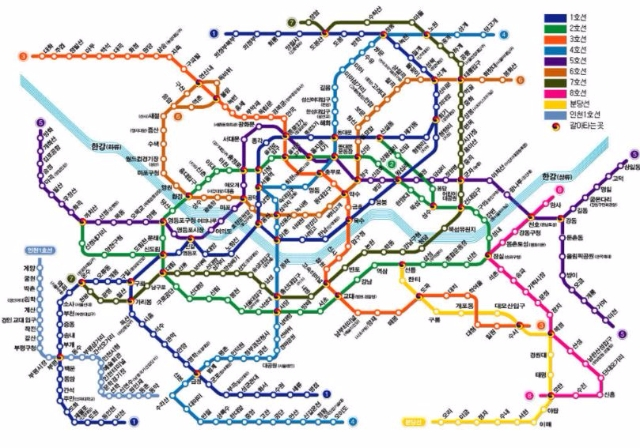
#> input picture engine/test/restmb_allidxmake.jpg, 640 x 448 px; its folder holds only this picture in this run
$ python -i server.py   (imports and definitions only)
#> lines starting #> are read from the running program, lines starting #| are printed output that depends on the picture; after the words box and inside, x2 and y2 are one past the last pixel; in counts of white or black regions, pixels touching at a corner belong together
#> further down, picture is the input picture: shape (448, 640, 3); mean B, G, R 221.9, 221.2, 222.3

from flask import Flask, request, render_template, redirect, session
import cv2
import numpy as np
import datetime

image = None

# [1 line not run here, left out]
# [1 line that did not run here, left out]

###################################################modules


def yellow(image):
    gray = cv2.cvtColor(image, cv2.COLOR_BGR2GRAY)
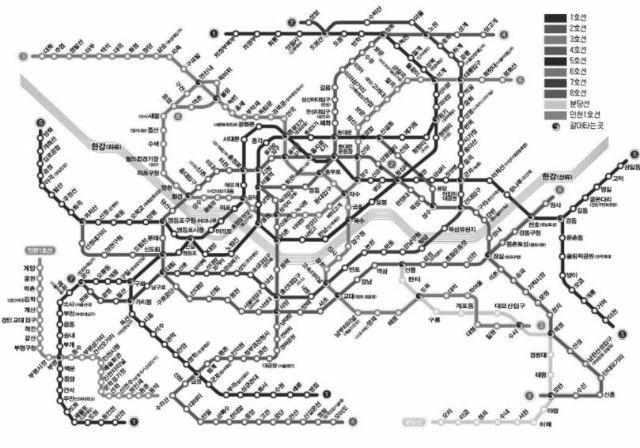
#> gray: shape (448, 640); min 17, max 255, mean 221.6
    gray = cv2.cvtColor(gray, cv2.COLOR_GRAY2BGR)
#> gray: shape (448, 640, 3)

    hsv = cv2.cvtColor(image, cv2.COLOR_BGR2HSV)
#> hsv: shape (448, 640, 3); mean H, S, V 57.6, 22.7, 229.7
    lower = (20,190, 50)
    upper = (30, 255, 255)

    mask = cv2.inRange(hsv, lower, upper)
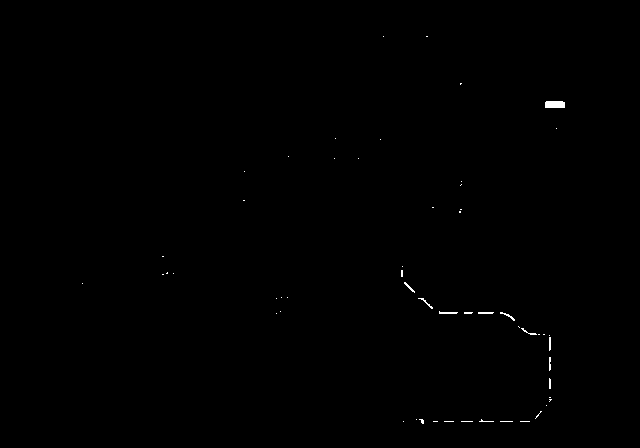
#> mask: shape (448, 640); 0.2% white; 56 white regions (46 under 20 px), largest, box (x1, y1, x2, y2) and area: (545, 101, 565, 108) 137, (439, 311, 458, 314) 38, (500, 312, 515, 321) 33

    mask = cv2.medianBlur(mask, 9)
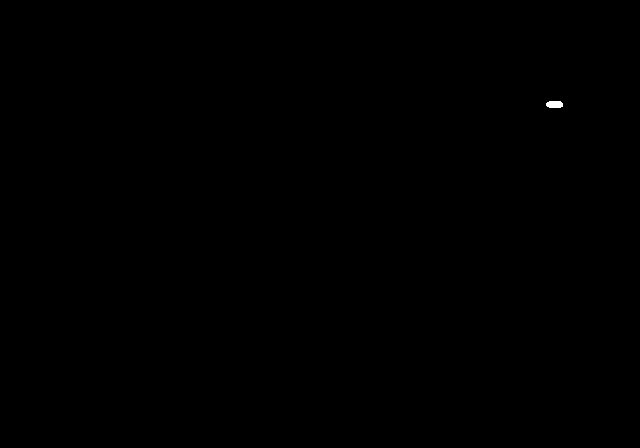
#> mask: shape (448, 640); 0.04% white; 1 white region, box (x1, y1, x2, y2) and area: (546, 101, 563, 108) 106
    kernel = cv2.getStructuringElement(cv2.MORPH_CROSS, (3,3))
    mask = cv2.dilate(mask, kernel, iterations=1)
#> mask: shape (448, 640); 0.05% white; 1 white region, box (x1, y1, x2, y2) and area: (545, 100, 564, 109) 147

    obj = cv2.bitwise_and(image, image, mask=mask)
    dst = cv2.addWeighted(gray, 0.5, obj, 1.0, 0.0)
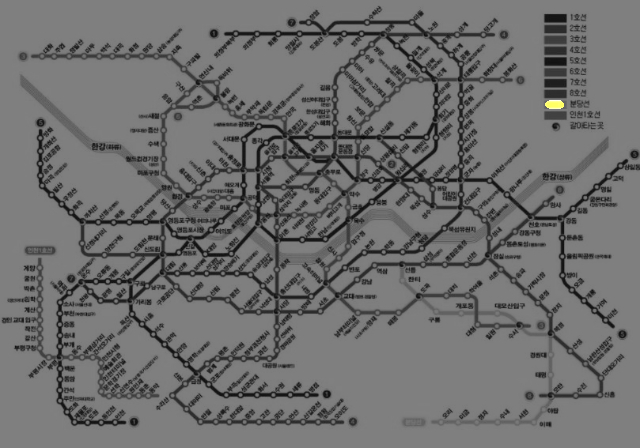
#> dst: shape (448, 640, 3); mean B, G, R 110.8, 110.9, 110.9

    return dst


# [278 lines left out: functions darkyellow, red, orange, green, darkgreen, blue and 7 more, not called in this run]

# [3 lines that did not run here, left out]


# [2 lines not run here, left out]

>>> import cv2
>>> picture = cv2.imread('../engine/test/restmb_allidxmake.jpg')
>>> result = yellow(picture)

$ run again, on engine/test/detectcirclesexample.png
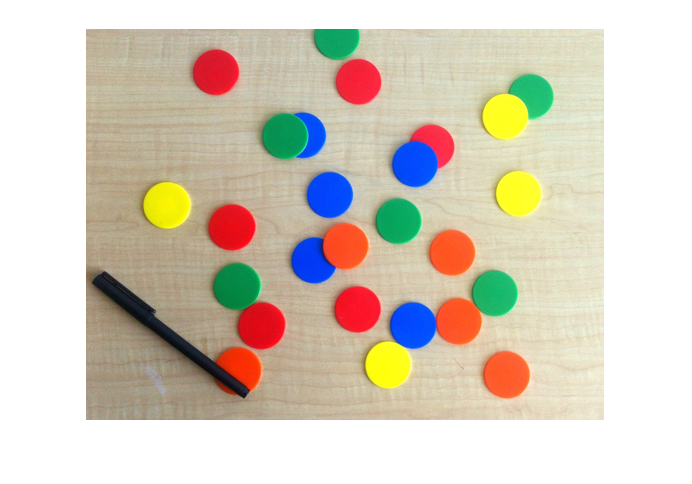
#> input picture engine/test/detectcirclesexample.png, 692 x 484 px
#> picture is the input picture: shape (484, 692, 3); mean B, G, R 190.4, 205.6, 214.7
#> hsv: shape (484, 692, 3); mean H, S, V 21.8, 50.4, 224.1
#> in yellow, `mask = cv2.inRange(hsv, lower, upper)`:
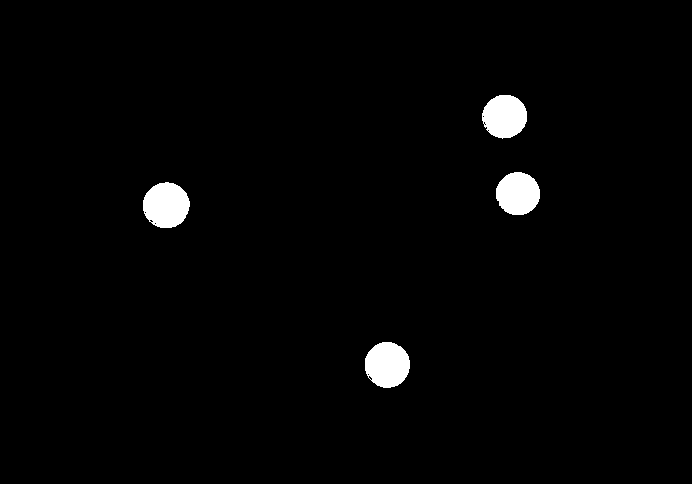
#> mask: shape (484, 692); 1.9% white; 4 white regions, box (x1, y1, x2, y2) and area: (143, 182, 190, 228) 1676, (365, 342, 410, 388) 1623, (482, 95, 527, 139) 1532, (496, 172, 540, 215) 1490
#> in yellow, `dst = cv2.addWeighted(gray, 0.5, obj, 1.0, 0.0)`:
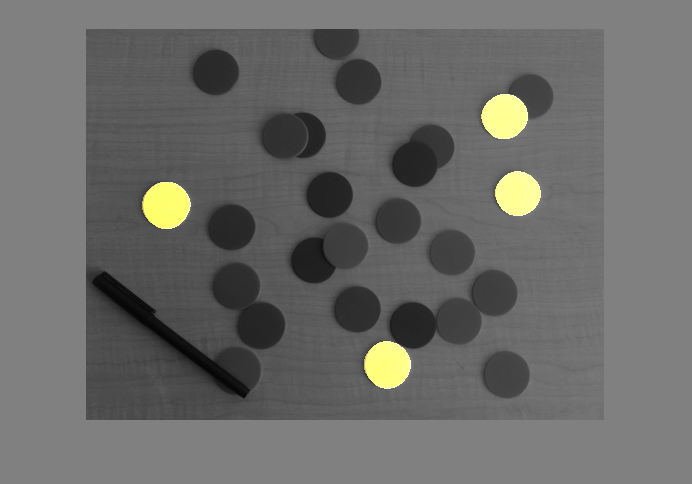
#> dst: shape (484, 692, 3); mean B, G, R 104.1, 106.3, 106.4
